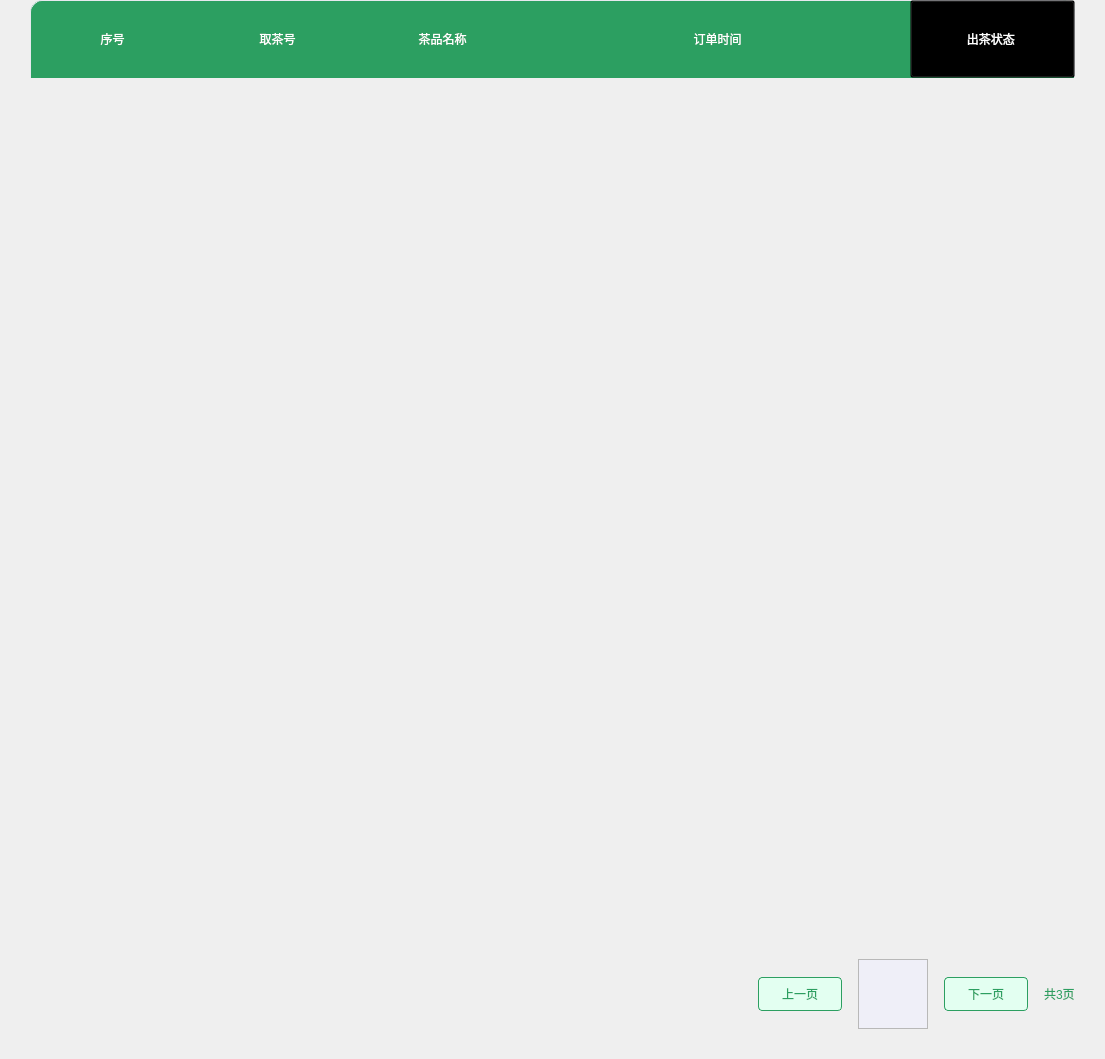
                   <widget class="QWidget" name="location_order">
                    <property name="styleSheet">
                     <string notr="true"/>
                    </property>
                    <layout class="QHBoxLayout" name="horizontalLayout_76">
                     <property name="spacing">
                      <number>0</number>
                     </property>
                     <property name="leftMargin">
                      <number>30</number>
                     </property>
                     <property name="topMargin">
                      <number>0</number>
                     </property>
                     <property name="rightMargin">
                      <number>30</number>
                     </property>
                     <property name="bottomMargin">
                      <number>30</number>
                     </property>
                     <item>
                      <widget class="QWidget" name="widget_79" native="true">
                       <layout class="QVBoxLayout" name="verticalLayout_35">
                        <property name="spacing">
                         <number>0</number>
                        </property>
                        <property name="leftMargin">
                         <number>0</number>
                        </property>
                        <property name="topMargin">
                         <number>0</number>
                        </property>
                        <property name="rightMargin">
                         <number>0</number>
                        </property>
                        <property name="bottomMargin">
                         <number>0</number>
                        </property>
                        <item>
                         <widget class="QWidget" name="widget_81" native="true">
                          <property name="minimumSize">
                           <size>
                            <width>0</width>
                            <height>78</height>
                           </size>
                          </property>
                          <property name="maximumSize">
                           <size>
                            <width>16777215</width>
                            <height>78</height>
                           </size>
                          </property>
                          <property name="styleSheet">
                           <string notr="true">QWidget#widget_81{
	background-color:rgba(44, 159, 97, 1);
	border-top-left-radius:12px;
	border-top-right-radius:12px;
	border-top: 1px solid rgba(232, 233, 239, 1);
	border-left: 1px solid rgba(232, 233, 239, 1);
	border-right: 1px solid rgba(232, 233, 239, 1);
}</string>
                          </property>
                          <layout class="QHBoxLayout" name="horizontalLayout_78" stretch="3,3,3,7,3">
                           <property name="spacing">
                            <number>0</number>
                           </property>
                           <property name="leftMargin">
                            <number>0</number>
                           </property>
                           <property name="topMargin">
                            <number>0</number>
                           </property>
                           <property name="rightMargin">
                            <number>0</number>
                           </property>
                           <property name="bottomMargin">
                            <number>0</number>
                           </property>
                           <item>
                            <widget class="QLabel" name="label_30">
                             <property name="styleSheet">
                              <string notr="true">color:white;</string>
                             </property>
                             <property name="text">
                              <string>序号</string>
                             </property>
                             <property name="alignment">
                              <set>Qt::AlignCenter</set>
                             </property>
                            </widget>
                           </item>
                           <item>
                            <widget class="QLabel" name="label_31">
                             <property name="styleSheet">
                              <string notr="true">color:white;</string>
                             </property>
                             <property name="text">
                              <string>取茶号</string>
                             </property>
                             <property name="alignment">
                              <set>Qt::AlignCenter</set>
                             </property>
                            </widget>
                           </item>
                           <item>
                            <widget class="QLabel" name="label_32">
                             <property name="styleSheet">
                              <string notr="true">color:white;</string>
                             </property>
                             <property name="text">
                              <string>茶品名称</string>
                             </property>
                             <property name="alignment">
                              <set>Qt::AlignCenter</set>
                             </property>
                            </widget>
                           </item>
                           <item>
                            <widget class="QLabel" name="label_33">
                             <property name="styleSheet">
                              <string notr="true">color:white;</string>
                             </property>
                             <property name="text">
                              <string>订单时间</string>
                             </property>
                             <property name="alignment">
                              <set>Qt::AlignCenter</set>
                             </property>
                            </widget>
                           </item>
                           <item>
                            <widget class="QPushButton" name="btn_setting_order_tee_switch">
                             <property name="minimumSize">
                              <size>
                               <width>0</width>
                               <height>78</height>
                              </size>
                             </property>
                             <property name="maximumSize">
                              <size>
                               <width>16777215</width>
                               <height>78</height>
                              </size>
                             </property>
                             <property name="layoutDirection">
                              <enum>Qt::RightToLeft</enum>
                             </property>
                             <property name="styleSheet">
                              <string notr="true">QPushButton#btn_setting_order_tee_switch{
	background-color:transparent;
	color:white;
}</string>
                             </property>
                             <property name="text">
                              <string>出茶状态 </string>
                             </property>
                             <property name="icon">
                              <iconset resource="../drawable/drawable.qrc">
                               <normaloff>:/icon/icon_setting_local_tee_s.png</normaloff>:/icon/icon_setting_local_tee_s.png</iconset>
                             </property>
                             <property name="iconSize">
                              <size>
                               <width>32</width>
                               <height>32</height>
                              </size>
                             </property>
                            </widget>
                           </item>
                          </layout>
                         </widget>
                        </item>
                        <item>
                         <widget class="QWidget" name="widget_82" native="true">
                          <property name="minimumSize">
                           <size>
                            <width>0</width>
                            <height>881</height>
                           </size>
                          </property>
                          <property name="maximumSize">
                           <size>
                            <width>16777215</width>
                            <height>881</height>
                           </size>
                          </property>
                          <property name="styleSheet">
                           <string notr="true">QWidget#widget_82{
	border-bottom-left-radius:12px;
	border-bottom-right-radius:12px;
}</string>
                          </property>
                          <layout class="QVBoxLayout" name="verticalLayout_36">
                           <property name="spacing">
                            <number>0</number>
                           </property>
                           <property name="leftMargin">
                            <number>0</number>
                           </property>
                           <property name="topMargin">
                            <number>0</number>
                           </property>
                           <property name="rightMargin">
                            <number>0</number>
                           </property>
                           <property name="bottomMargin">
                            <number>0</number>
                           </property>
                           <item>
                            <widget class="QWidget" name="order_content" native="true"/>
                           </item>
                           <item>
                            <spacer name="verticalSpacer_13">
                             <property name="orientation">
                              <enum>Qt::Vertical</enum>
                             </property>
                             <property name="sizeHint" stdset="0">
                              <size>
                               <width>20</width>
                               <height>868</height>
                              </size>
                             </property>
                            </spacer>
                           </item>
                          </layout>
                         </widget>
                        </item>
                        <item>
                         <widget class="QWidget" name="widget_83" native="true">
                          <layout class="QHBoxLayout" name="horizontalLayout_80">
                           <property name="spacing">
                            <number>16</number>
                           </property>
                           <property name="leftMargin">
                            <number>0</number>
                           </property>
                           <property name="topMargin">
                            <number>0</number>
                           </property>
                           <property name="rightMargin">
                            <number>0</number>
                           </property>
                           <property name="bottomMargin">
                            <number>0</number>
                           </property>
                           <item>
                            <spacer name="horizontalSpacer_5">
                             <property name="orientation">
                              <enum>Qt::Horizontal</enum>
                             </property>
                             <property name="sizeHint" stdset="0">
                              <size>
                               <width>728</width>
                               <height>20</height>
                              </size>
                             </property>
                            </spacer>
                           </item>
                           <item>
                            <widget class="QPushButton" name="btn_order_last_page">
                             <property name="minimumSize">
                              <size>
                               <width>84</width>
                               <height>34</height>
                              </size>
                             </property>
                             <property name="maximumSize">
                              <size>
                               <width>84</width>
                               <height>34</height>
                              </size>
                             </property>
                             <property name="styleSheet">
                              <string notr="true">QPushButton#btn_order_last_page{
	background-color:rgba(227, 255, 241, 1);
	color:rgba(44, 159, 97, 1);
	border: 1px solid rgba(44, 159, 97, 1);
	border-radius:4px;
}
QPushButton#btn_order_last_page:hover{
	background-color:rgba(227, 255, 241, 0.5);
	color:rgba(44, 159, 97, 1);
	border: 1px solid rgba(44, 159, 97, 0.5);
	border-radius:4px;
}
QPushButton#btn_order_last_page:pressed{
	padding-left:5px;
	padding-top:5px;
	background-color:rgba(227, 255, 241, 0.5);
	border: 1px solid rgba(44, 159, 97, 0.5);
	color:rgba(44, 159, 97, 1);
	border-radius:4px;
}
</string>
                             </property>
                             <property name="text">
                              <string>上一页</string>
                             </property>
                            </widget>
                           </item>
                           <item>
                            <widget class="QWidget" name="widget_84" native="true">
                             <property name="enabled">
                              <bool>false</bool>
                             </property>
                             <layout class="QHBoxLayout" name="horizontalLayout_79">
                              <property name="spacing">
                               <number>0</number>
                              </property>
                              <property name="leftMargin">
                               <number>0</number>
                              </property>
                              <property name="topMargin">
                               <number>0</number>
                              </property>
                              <property name="rightMargin">
                               <number>0</number>
                              </property>
                              <property name="bottomMargin">
                               <number>0</number>
                              </property>
                              <item>
                               <widget class="QScrollArea" name="scrollArea_5">
                                <property name="minimumSize">
                                 <size>
                                  <width>40</width>
                                  <height>0</height>
                                 </size>
                                </property>
                                <property name="frameShadow">
                                 <enum>QFrame::Raised</enum>
                                </property>
                                <property name="widgetResizable">
                                 <bool>true</bool>
                                </property>
                                <widget class="QWidget" name="setting_local_tee_page">
                                 <property name="geometry">
                                  <rect>
                                   <x>0</x>
                                   <y>0</y>
                                   <width>668</width>
                                   <height>69</height>
                                  </rect>
                                 </property>
                                 <property name="styleSheet">
                                  <string notr="true">QWidget#setting_local_tee_page{
	background-color:rgba(239, 239, 248, 1);
}</string>
                                 </property>
                                </widget>
                               </widget>
                              </item>
                             </layout>
                            </widget>
                           </item>
                           <item>
                            <widget class="QPushButton" name="btn_order_next_page">
                             <property name="minimumSize">
                              <size>
                               <width>84</width>
                               <height>34</height>
                              </size>
                             </property>
                             <property name="maximumSize">
                              <size>
                               <width>84</width>
                               <height>34</height>
                              </size>
                             </property>
                             <property name="styleSheet">
                              <string notr="true">QPushButton#btn_order_next_page{
	background-color:rgba(227, 255, 241, 1);
	color:rgba(44, 159, 97, 1);
	border: 1px solid rgba(44, 159, 97, 1);
	border-radius:4px;
}
QPushButton#btn_order_next_page:hover{
	background-color:rgba(227, 255, 241, 0.5);
	color:rgba(44, 159, 97, 1);
	border: 1px solid rgba(44, 159, 97, 0.5);
	border-radius:4px;
}
QPushButton#btn_order_next_page:pressed{
	padding-left:5px;
	padding-top:5px;
	background-color:rgba(227, 255, 241, 0.5);
	border: 1px solid rgba(44, 159, 97, 0.5);
	color:rgba(44, 159, 97, 1);
	border-radius:4px;
}</string>
                             </property>
                             <property name="text">
                              <string>下一页</string>
                             </property>
                            </widget>
                           </item>
                           <item>
                            <widget class="QLabel" name="order_number_page">
                             <property name="styleSheet">
                              <string notr="true">	color:rgba(44, 159, 97, 1);</string>
                             </property>
                             <property name="text">
                              <string>共3页</string>
                             </property>
                            </widget>
                           </item>
                          </layout>
                         </widget>
                        </item>
                       </layout>
                      </widget>
                     </item>
                    </layout>
                   </widget>
